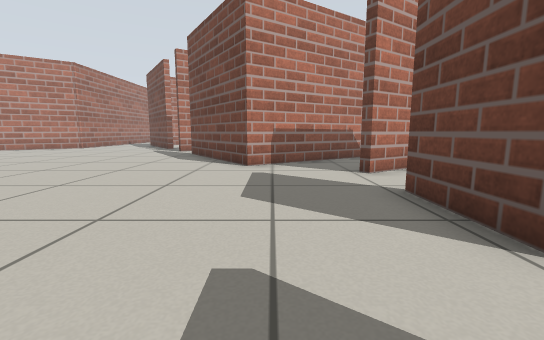
[1] (above)

17 first-person views from a walk through a robot-simulator world made for Gazebo. The camera is 0.5 m above the floor, tilts 8° down and sees 90° across. The floor is counted in squares, 0.5 m on a side. Each view is taken from the middle of a square. On the plan, view 1 faces up. The plan holds only what a view shows up to about 11 squares ahead; the rest is blank. The place goes on beyond the plan.

[2]
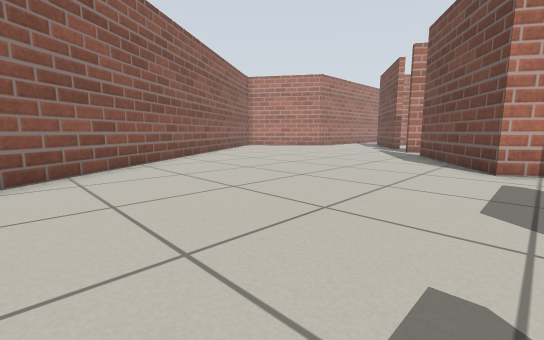

[3]
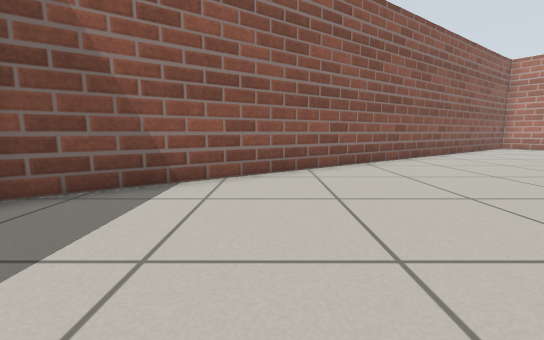

[4]
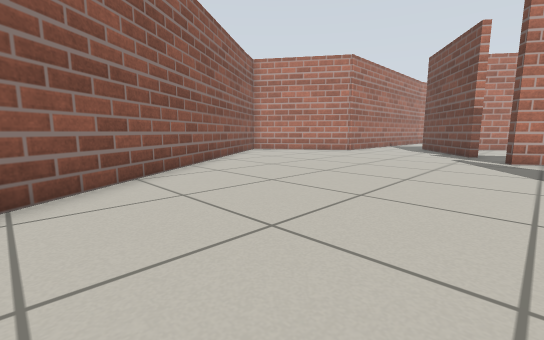

[5]
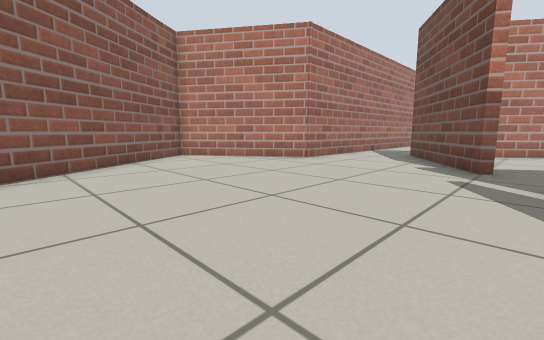

[6]
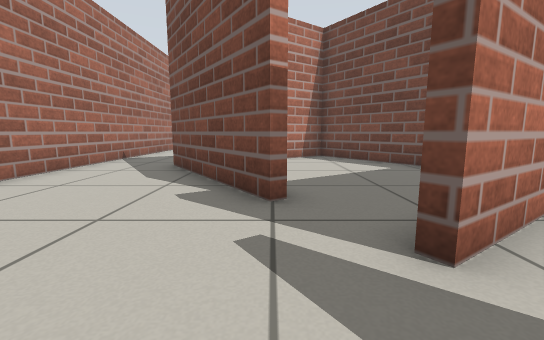

[7]
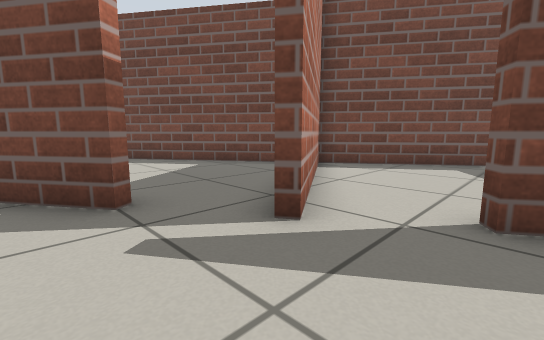

[8]
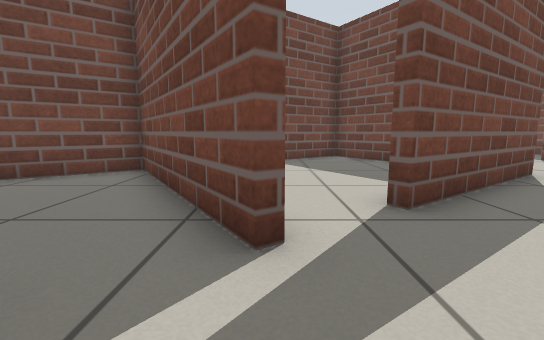

[9]
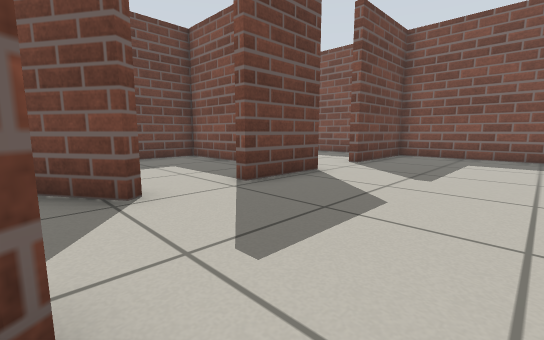

[10]
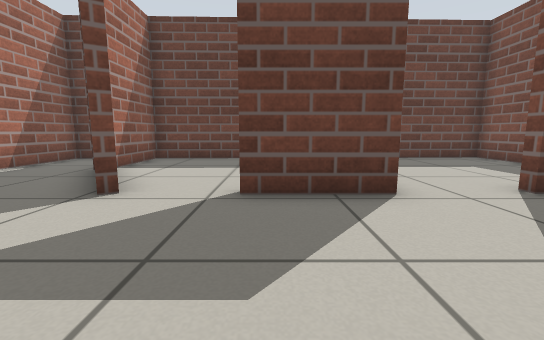

[11]
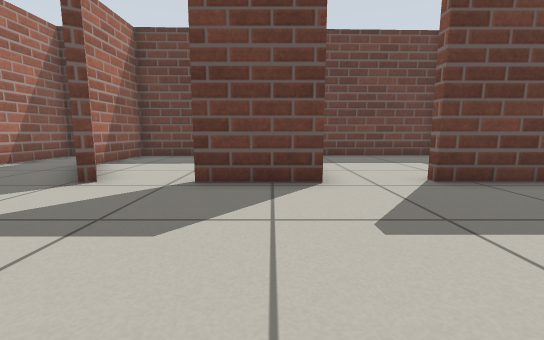

[12]
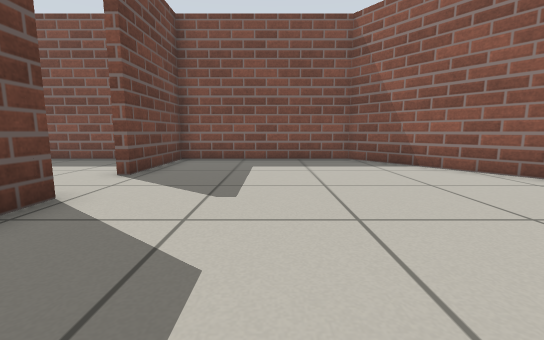

[13]
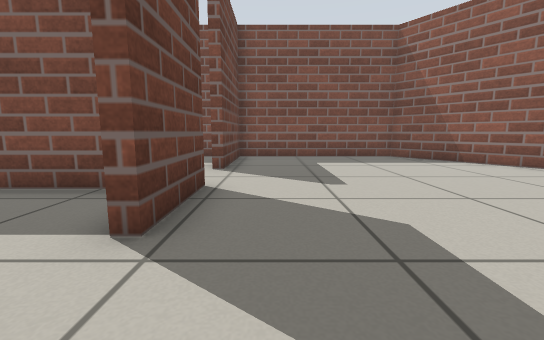

[14]
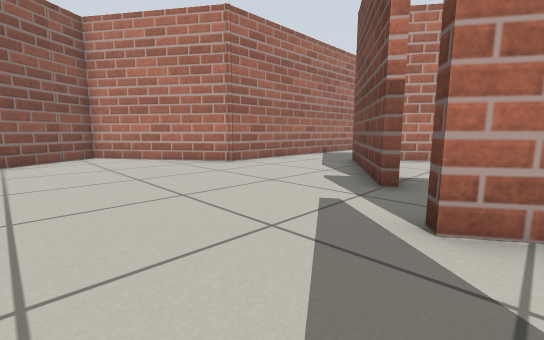

[15]
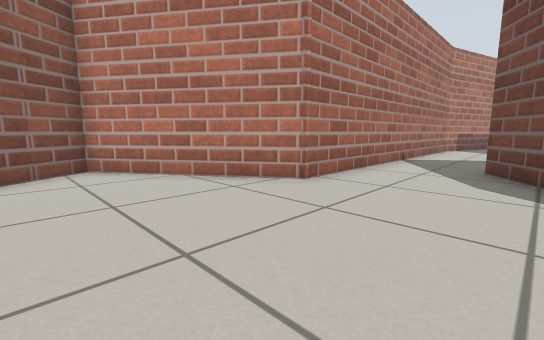

[16]
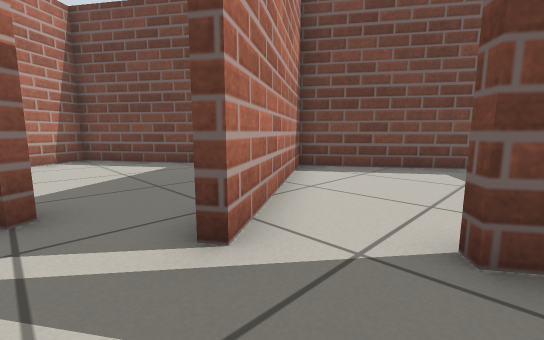

[17]
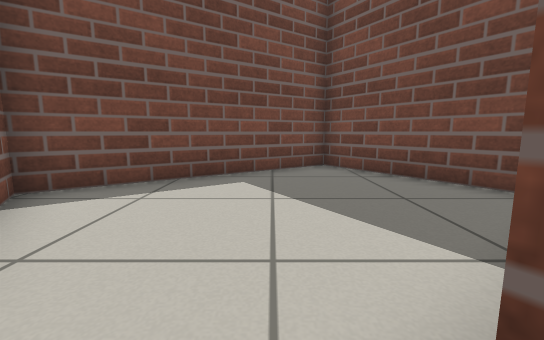

### Floor plan
Points are (right, up) in squares from view 1. A wall is a line through its corners. A room is listed if a view was taken in it or the views show most of it. See-through windows are left out.
Room 1 (views 1, 2, 3, 4, 5, 6, 7, 8, 9, 10, 11, 12, 13, 14, 15, 16, 17)
walls: (-4.9, 14.1) (-4.1, 14.7); (2.4, 6.5) (2.2, 6.8) (3.7, 7.7); (-5.7, 16) (-6, 15.8) (-9, 20.1); (3.5, 10.7) (-0.7, 7.9) (-3.6, 12.3) (-3.3, 12.5); (2.3, 2) (2.3, 4.5) (2.6, 4.5); (8.1, 11.2) (5.1, 11.2); (-11.5, 23.5) (-11.5, 16.5) (-16, 13.5) (-3.8, -4) (2.3, -4) (2.3, -0.1)
ways out: opening at (-3, 13) to room 2; opening at (-5, 16) to room 3; opening at (2.5, 0.5) to room 4; opening at (3, 5.5) to room 5
Room 2 (no view inside)
walls: (0.3, 8.9) (4.1, 11.4) (0.2, 17.1) (-4.7, 13.8)
ways out: opening at (-3, 13) to room 1
Room 3 (no view inside)
walls: (-4.1, 14.7) (0.1, 17.4) (-4, 23.3) (-7.6, 20.7)
ways out: opening at (-5, 16) to room 1
Room 4 (no view inside)
walls: (3.4, -4) (8.5, -4); (8.5, -3.3) (8.4, 1)
ways out: opening at (2.5, 0.5) to room 1
Room 5 (no view inside)
walls: (3.9, 2.3) (8.3, 2.3) (8.2, 8.3) (5.2, 8.3) (2.4, 6.5)
ways out: opening at (3, 5.5) to room 1

Positions as (right, up) in squares from view 1, and headings:
1: (0, 0), facing up
2: (0, 0), facing up-left
3: (0, 0), facing left
4: (-4, 3), facing up-left
5: (-5, 8), facing up-left
6: (-6, 12), facing up
7: (-7, 12), facing up-right
8: (-7, 14), facing right
9: (-2, 8), facing down-right
10: (-2, 4), facing right
11: (-3, 3), facing right
12: (-1, 6), facing down
13: (1, 7), facing down
14: (-4, 11), facing up-left
15: (-8, 12), facing up-left
16: (-6, 12), facing up-right
17: (-4, 13), facing right
